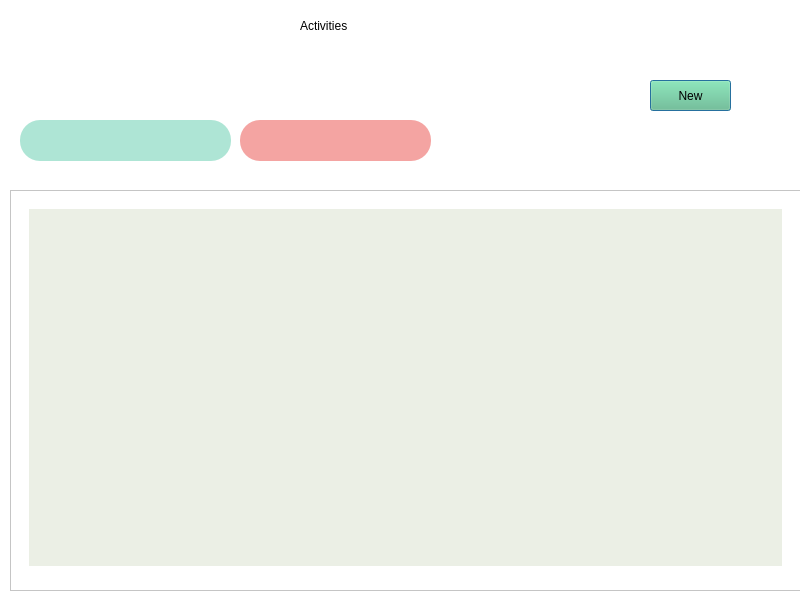
<?xml version="1.0" encoding="UTF-8"?>
<ui version="4.0">
 <class>Dialog</class>
 <widget class="QDialog" name="Dialog">
  <property name="geometry">
   <rect>
    <x>0</x>
    <y>0</y>
    <width>800</width>
    <height>592</height>
   </rect>
  </property>
  <property name="windowTitle">
   <string>Dialog</string>
  </property>
  <widget class="QWidget" name="bgwidget" native="true">
   <property name="geometry">
    <rect>
     <x>0</x>
     <y>0</y>
     <width>800</width>
     <height>600</height>
    </rect>
   </property>
   <property name="styleSheet">
    <string notr="true">background-color: rgb(255, 255, 255);</string>
   </property>
   <widget class="QLabel" name="activities">
    <property name="geometry">
     <rect>
      <x>300</x>
      <y>0</y>
      <width>151</width>
      <height>51</height>
     </rect>
    </property>
    <property name="styleSheet">
     <string notr="true">font: 24pt &quot;Sans Serif&quot;;color:rgb(0, 0, 0)</string>
    </property>
    <property name="text">
     <string>Activities</string>
    </property>
   </widget>
   <widget class="QPushButton" name="New">
    <property name="geometry">
     <rect>
      <x>650</x>
      <y>80</y>
      <width>81</width>
      <height>31</height>
     </rect>
    </property>
    <property name="styleSheet">
     <string notr="true">color: rgb(0, 0, 0);
font: 12pt &quot;Sans Serif&quot;;
background-color: rgb(97, 191, 132);</string>
    </property>
    <property name="text">
     <string>New</string>
    </property>
   </widget>
   <widget class="QLabel" name="date">
    <property name="geometry">
     <rect>
      <x>250</x>
      <y>60</y>
      <width>291</width>
      <height>31</height>
     </rect>
    </property>
    <property name="styleSheet">
     <string notr="true">font: 14pt &quot;Sans Serif&quot;;color:rgb(0, 0, 0)</string>
    </property>
    <property name="text">
     <string/>
    </property>
   </widget>
   <widget class="QPushButton" name="hours">
    <property name="geometry">
     <rect>
      <x>20</x>
      <y>120</y>
      <width>211</width>
      <height>41</height>
     </rect>
    </property>
    <property name="styleSheet">
     <string notr="true">border-radius:20px;
color: rgb(0, 0, 0);
font: 10pt &quot;Sans Serif&quot;;
background-color: rgb(174, 229, 213);</string>
    </property>
    <property name="text">
     <string/>
    </property>
   </widget>
   <widget class="QPushButton" name="breakHours">
    <property name="geometry">
     <rect>
      <x>240</x>
      <y>120</y>
      <width>191</width>
      <height>41</height>
     </rect>
    </property>
    <property name="styleSheet">
     <string notr="true">border-radius:20px;
color: rgb(0, 0, 0);
font: 10pt &quot;Sans Serif&quot;;
background-color: rgb(244, 164, 162);</string>
    </property>
    <property name="text">
     <string/>
    </property>
   </widget>
   <widget class="QFrame" name="frame">
    <property name="geometry">
     <rect>
      <x>10</x>
      <y>190</y>
      <width>791</width>
      <height>401</height>
     </rect>
    </property>
    <property name="frameShape">
     <enum>QFrame::StyledPanel</enum>
    </property>
    <property name="frameShadow">
     <enum>QFrame::Raised</enum>
    </property>
    <layout class="QVBoxLayout" name="verticalLayout">
     <item>
      <widget class="QStackedWidget" name="stackedWidget">
       <property name="currentIndex">
        <number>0</number>
       </property>
       <widget class="QWidget" name="page">
        <property name="font">
         <font>
          <pointsize>20</pointsize>
         </font>
        </property>
        <layout class="QVBoxLayout" name="verticalLayout_2">
         <property name="bottomMargin">
          <number>15</number>
         </property>
         <item>
          <widget class="QScrollArea" name="scrollArea">
           <property name="styleSheet">
            <string notr="true">background:#ebefe5;
border: 0px solid ;

</string>
           </property>
           <property name="widgetResizable">
            <bool>true</bool>
           </property>
           <widget class="QWidget" name="scrollAreaWidgetContents">
            <property name="geometry">
             <rect>
              <x>0</x>
              <y>0</y>
              <width>753</width>
              <height>357</height>
             </rect>
            </property>
            <property name="sizePolicy">
             <sizepolicy hsizetype="Preferred" vsizetype="Preferred">
              <horstretch>20</horstretch>
              <verstretch>20</verstretch>
             </sizepolicy>
            </property>
            <property name="minimumSize">
             <size>
              <width>0</width>
              <height>0</height>
             </size>
            </property>
            <property name="sizeIncrement">
             <size>
              <width>20</width>
              <height>20</height>
             </size>
            </property>
            <property name="font">
             <font>
              <family>MS Shell Dlg 2</family>
              <pointsize>10</pointsize>
              <weight>50</weight>
              <italic>false</italic>
              <bold>false</bold>
             </font>
            </property>
            <property name="styleSheet">
             <string notr="true">
font: 10pt &quot;MS Shell Dlg 2&quot;;</string>
            </property>
            <layout class="QVBoxLayout" name="verticalLayout_3">
             <item>
              <layout class="QGridLayout" name="gridLayout" rowstretch="0" columnstretch="0">
               <property name="leftMargin">
                <number>20</number>
               </property>
               <property name="topMargin">
                <number>20</number>
               </property>
               <property name="rightMargin">
                <number>20</number>
               </property>
               <property name="bottomMargin">
                <number>20</number>
               </property>
               <property name="horizontalSpacing">
                <number>20</number>
               </property>
               <property name="verticalSpacing">
                <number>50</number>
               </property>
              </layout>
             </item>
            </layout>
           </widget>
          </widget>
         </item>
        </layout>
       </widget>
       <widget class="QWidget" name="page_2"/>
      </widget>
     </item>
    </layout>
   </widget>
  </widget>
 </widget>
 <resources/>
 <connections/>
</ui>
